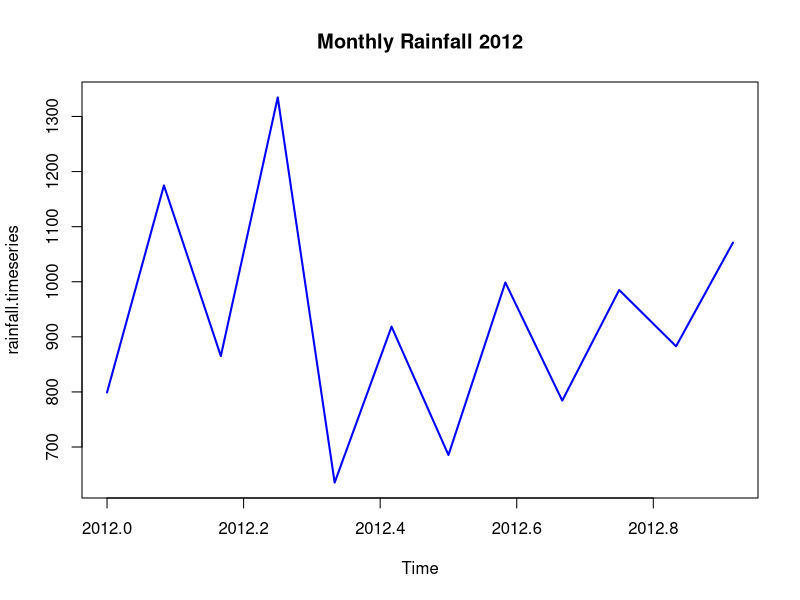
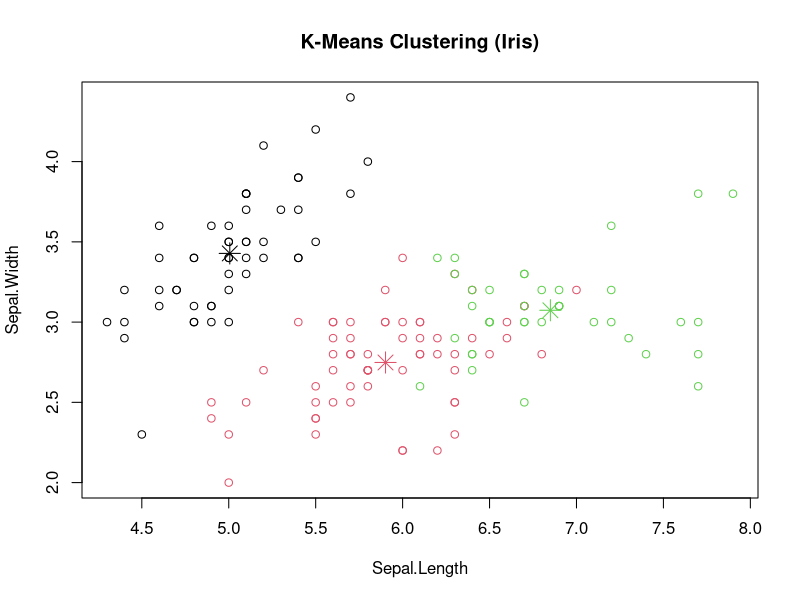
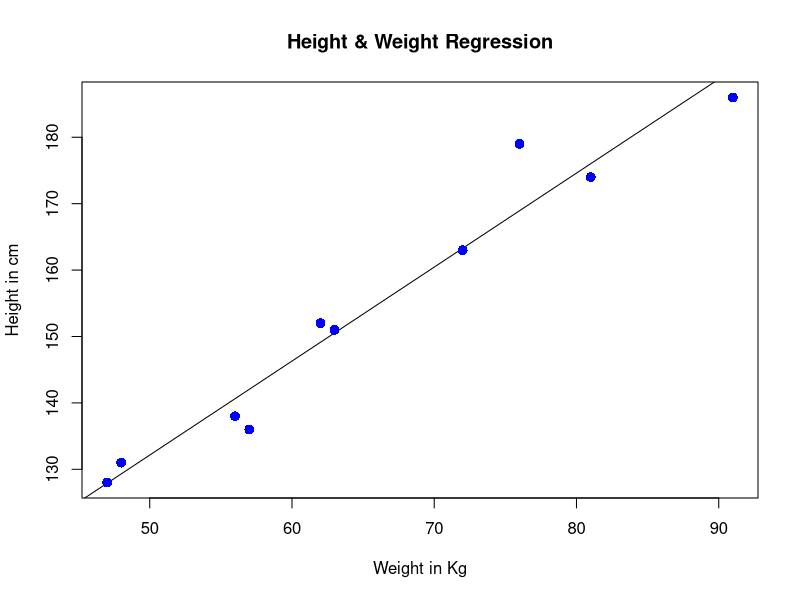
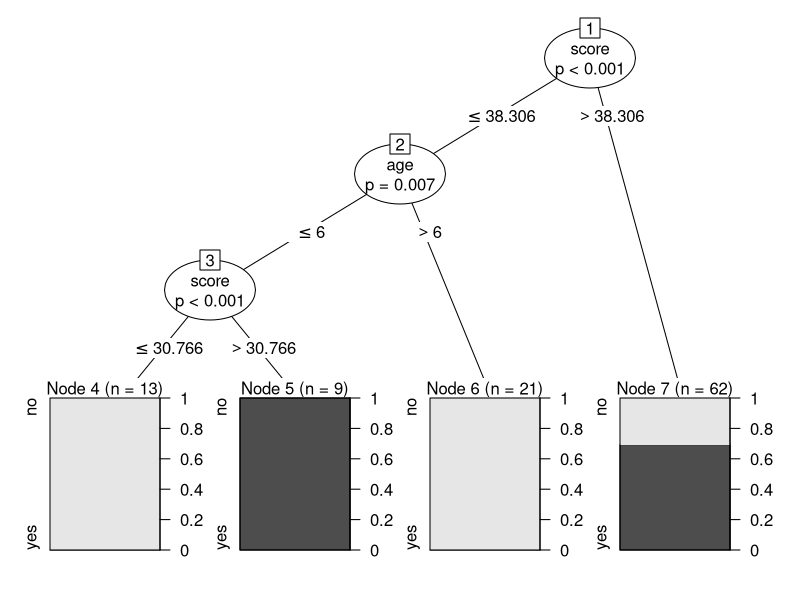

Write R code to recreate these figures, in order.
# ==========================================================
# BI PRACTICALS CONSOLIDATED R SCRIPT
# ==========================================================

# ----------------------------------------------------------
# PRACTICAL 7: Data Classification (Time Series Analysis)
# ----------------------------------------------------------
# Consider annual rainfall details starting from Jan 2012.
# Creating a time series object and plotting it.

# Input rainfall data
rainfall <- c(799, 1174.8, 865.1, 1334.6, 635.4, 918.5, 685.5, 998.6, 784.2, 985, 882.8, 1071)

# Convert to a time series object (Monthly, starting Jan 2012)
rainfall.timeseries <- ts(rainfall, start = c(2012, 1), frequency = 12)

# Print the timeseries data
print("--- Practical 7: Rainfall Time Series Data ---")
print(rainfall.timeseries)

# Plot the graph
plot(rainfall.timeseries, main="Monthly Rainfall 2012", col="blue", lwd=2)


# ----------------------------------------------------------
# PRACTICAL 8: Data Clustering (K-Means Algorithm)
# ----------------------------------------------------------
# Using the built-in 'iris' dataset to group flowers.

# Prepare the data (Remove the categorical 'Species' column)
newiris <- iris
newiris$Species <- NULL

# Apply K-Means (creating 3 clusters)
kc <- kmeans(newiris, 3)

print("--- Practical 8: K-Means Clustering Result ---")
print(kc)

# Compare the Species label with the clustering result
table(iris$Species, kc$cluster)

# Plotting the clusters
plot(newiris[c("Sepal.Length", "Sepal.Width")], col=kc$cluster, main="K-Means Clustering (Iris)")
# Mark the cluster centers
points(kc$centers[,c("Sepal.Length", "Sepal.Width")], col=1:3, pch=8, cex=2)


# ----------------------------------------------------------
# PRACTICAL 9: Linear Regression
# ----------------------------------------------------------
# Predicting Weight based on Height.

# Input height (x) and weight (y) vectors
x <- c(151, 174, 138, 186, 128, 136, 179, 163, 152, 131)
y <- c(63, 81, 56, 91, 47, 57, 76, 72, 62, 48)

# Apply the lm() (Linear Model) function
relation <- lm(y ~ x)

print("--- Practical 9: Linear Regression Model Summary ---")
print(summary(relation))

# Predict weight of a person with height 170
a <- data.frame(x = 170)
result <- predict(relation, a)

print("Predicted weight for Height 170:")
print(result)

# Plot the regression chart
plot(y, x, col = "blue", main = "Height & Weight Regression", 
     abline(lm(x ~ y)), cex = 1.3, pch = 16, 
     xlab = "Weight in Kg", ylab = "Height in cm")


# ----------------------------------------------------------
# PRACTICAL 10: Decision Tree
# ----------------------------------------------------------
# Predicting native speaker status using the party library.

# Check if 'party' package is installed, if not, install it
if(!require(party)) install.packages("party")
library(party)

# Use subset of readingSkills dataset
input.dat <- readingSkills[c(1:105),]

# Create the Decision Tree (ctree)
output.tree <- ctree(nativeSpeaker ~ age + shoeSize + score, data = input.dat)

print("--- Practical 10: Decision Tree Model ---")
print(output.tree)

# Plot the tree
plot(output.tree)
